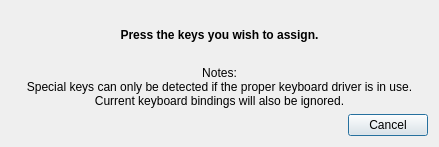
<?xml version="1.0" encoding="UTF-8"?>
<ui version="4.0">
 <class>KeyCatch</class>
 <widget class="QDialog" name="KeyCatch">
  <property name="geometry">
   <rect>
    <x>0</x>
    <y>0</y>
    <width>439</width>
    <height>147</height>
   </rect>
  </property>
  <property name="windowTitle">
   <string>Key Press Detection</string>
  </property>
  <property name="modal">
   <bool>false</bool>
  </property>
  <layout class="QVBoxLayout" name="verticalLayout">
   <item>
    <spacer name="verticalSpacer_2">
     <property name="orientation">
      <enum>Qt::Vertical</enum>
     </property>
     <property name="sizeHint" stdset="0">
      <size>
       <width>20</width>
       <height>40</height>
      </size>
     </property>
    </spacer>
   </item>
   <item>
    <widget class="QLabel" name="label">
     <property name="font">
      <font>
       <weight>75</weight>
       <bold>true</bold>
      </font>
     </property>
     <property name="text">
      <string>Press the keys you wish to assign.</string>
     </property>
     <property name="alignment">
      <set>Qt::AlignCenter</set>
     </property>
    </widget>
   </item>
   <item>
    <spacer name="verticalSpacer">
     <property name="orientation">
      <enum>Qt::Vertical</enum>
     </property>
     <property name="sizeHint" stdset="0">
      <size>
       <width>20</width>
       <height>40</height>
      </size>
     </property>
    </spacer>
   </item>
   <item>
    <widget class="QLabel" name="label_2">
     <property name="text">
      <string>Notes: 
Special keys can only be detected if the proper keyboard driver is in use.
Current keyboard bindings will also be ignored.</string>
     </property>
     <property name="alignment">
      <set>Qt::AlignCenter</set>
     </property>
     <property name="wordWrap">
      <bool>true</bool>
     </property>
    </widget>
   </item>
   <item>
    <widget class="QDialogButtonBox" name="buttonBox">
     <property name="standardButtons">
      <set>QDialogButtonBox::Cancel</set>
     </property>
    </widget>
   </item>
  </layout>
 </widget>
 <resources/>
 <connections/>
</ui>
